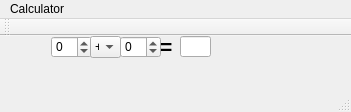
<?xml version="1.0" encoding="UTF-8"?>
<ui version="4.0">
 <class>Calculator</class>
 <widget class="QMainWindow" name="Calculator">
  <property name="geometry">
   <rect>
    <x>0</x>
    <y>0</y>
    <width>351</width>
    <height>112</height>
   </rect>
  </property>
  <property name="windowTitle">
   <string>Calculator</string>
  </property>
  <widget class="QWidget" name="centralWidget">
   <widget class="QSpinBox" name="firstArgument">
    <property name="geometry">
     <rect>
      <x>51</x>
      <y>0</y>
      <width>41</width>
      <height>22</height>
     </rect>
    </property>
    <property name="minimum">
     <number>-99</number>
    </property>
   </widget>
   <widget class="QSpinBox" name="secondArgument">
    <property name="geometry">
     <rect>
      <x>120</x>
      <y>0</y>
      <width>41</width>
      <height>22</height>
     </rect>
    </property>
    <property name="minimum">
     <number>-99</number>
    </property>
   </widget>
   <widget class="QComboBox" name="operation">
    <property name="geometry">
     <rect>
      <x>90</x>
      <y>0</y>
      <width>31</width>
      <height>22</height>
     </rect>
    </property>
    <property name="modelColumn">
     <number>0</number>
    </property>
    <item>
     <property name="text">
      <string>+</string>
     </property>
    </item>
    <item>
     <property name="text">
      <string>-</string>
     </property>
    </item>
    <item>
     <property name="text">
      <string>*</string>
     </property>
    </item>
    <item>
     <property name="text">
      <string>/</string>
     </property>
    </item>
   </widget>
   <widget class="QLineEdit" name="answer">
    <property name="geometry">
     <rect>
      <x>180</x>
      <y>0</y>
      <width>31</width>
      <height>21</height>
     </rect>
    </property>
    <property name="text">
     <string/>
    </property>
   </widget>
   <widget class="QLabel" name="label">
    <property name="geometry">
     <rect>
      <x>160</x>
      <y>0</y>
      <width>16</width>
      <height>21</height>
     </rect>
    </property>
    <property name="font">
     <font>
      <pointsize>16</pointsize>
      <weight>75</weight>
      <bold>true</bold>
     </font>
    </property>
    <property name="text">
     <string>=</string>
    </property>
    <property name="scaledContents">
     <bool>false</bool>
    </property>
   </widget>
  </widget>
  <widget class="QMenuBar" name="menuBar">
   <property name="geometry">
    <rect>
     <x>0</x>
     <y>0</y>
     <width>351</width>
     <height>21</height>
    </rect>
   </property>
   <widget class="QMenu" name="menuCalculator">
    <property name="title">
     <string>Calculator</string>
    </property>
   </widget>
   <addaction name="menuCalculator"/>
  </widget>
  <widget class="QToolBar" name="mainToolBar">
   <attribute name="toolBarArea">
    <enum>TopToolBarArea</enum>
   </attribute>
   <attribute name="toolBarBreak">
    <bool>false</bool>
   </attribute>
  </widget>
  <widget class="QStatusBar" name="statusBar"/>
 </widget>
 <layoutdefault spacing="6" margin="11"/>
 <resources/>
 <connections/>
</ui>
